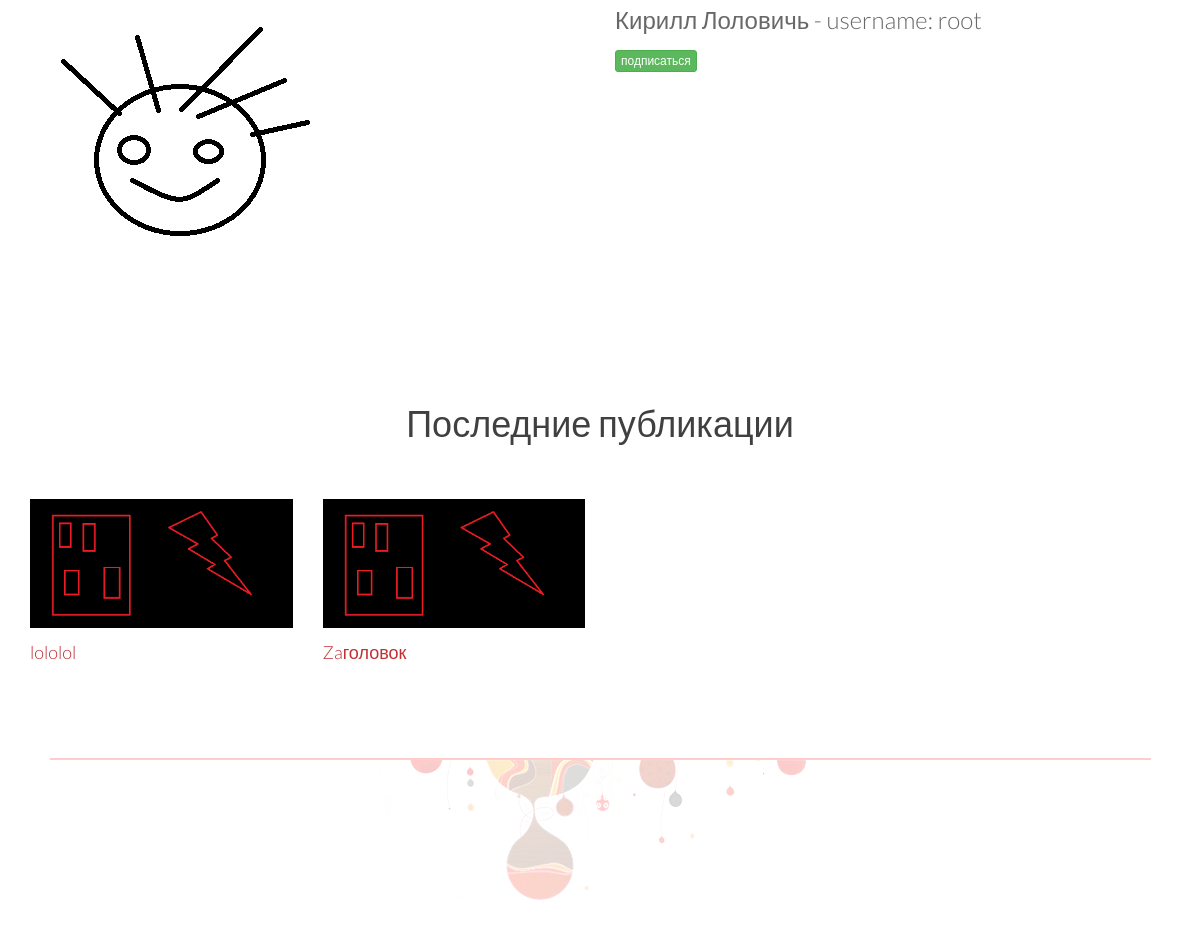
/user/user_profile/1 (signed in, middle part), run on an earlier commit of the app's database.
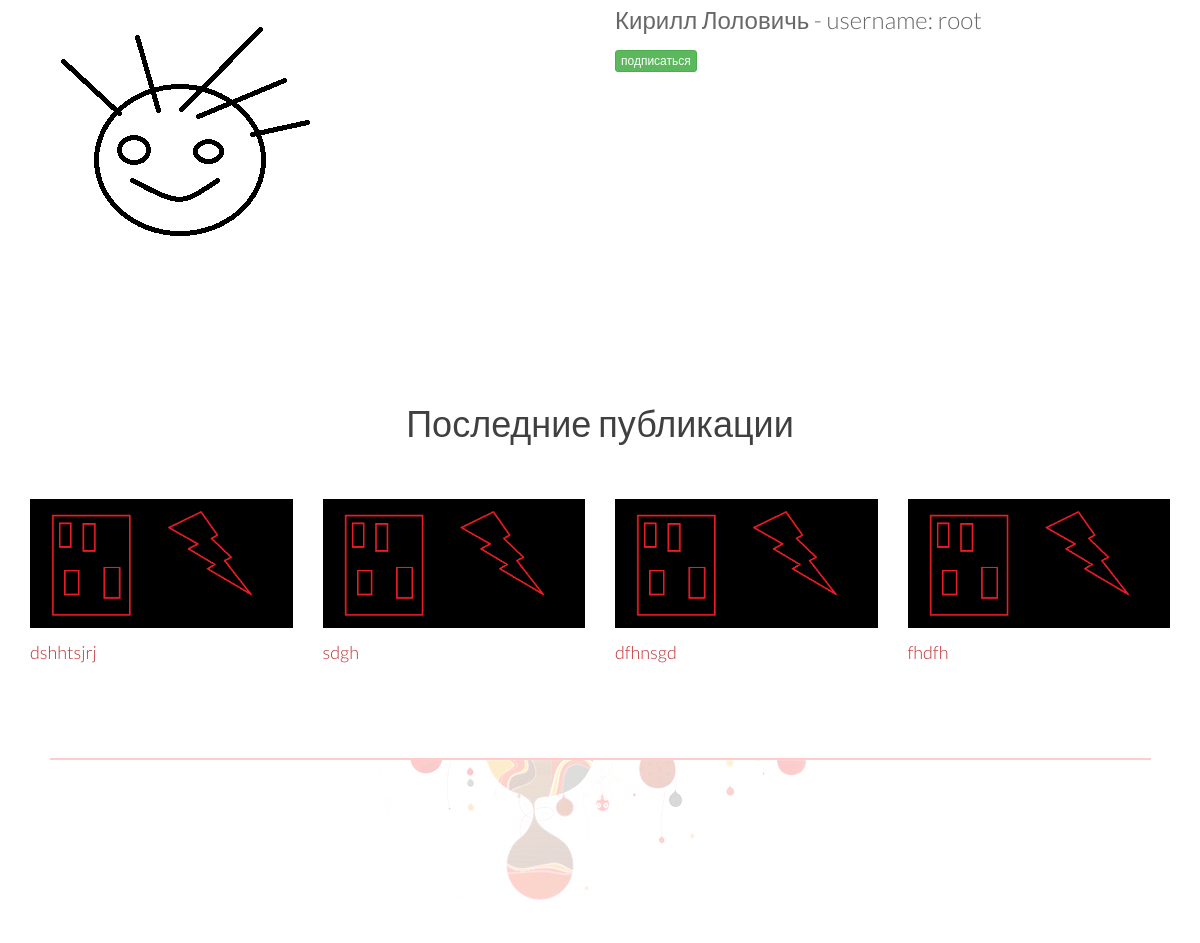
And on a later commit of the database.
### blog/models.py (models this page shows)
class UserPost(models.Model):
    title = models.CharField(
        max_length=64,
    )
    image = models.ImageField(
        upload_to='blogs_images',
        blank=True)
    content = models.TextField(
        blank=True,
    )
    created = models.DateTimeField(
        auto_now_add=True
    )
    like_count = models.DecimalField(
        max_digits=8,
        decimal_places=0,
        default=0
    )
    comment_count = models.DecimalField(
        max_digits=8,
        decimal_places=0,
        default=0
    )
    author = models.ForeignKey(
        User,
        on_delete=models.CASCADE
    )

### user_app/views.py (the view)
# urls.py: path('user_profile/<int:pk>', user_profile, name='user_profile'),
def user_profile(request, pk):
    title = 'профиль'
    user_info = get_object_or_404(User, pk=pk)
    last_post = UserPost.objects.filter(author=user_info).order_by('-created')[:4]
    sub_ = Subscription.objects.filter(author=user_info, subscriber=request.user)
    context = {
        'title': title,
        'user_info': user_info,
        'last_post': last_post,
        'sub_': sub_
    }
    return render(request, 'user/user-profile.html', context)

### main/context_processors.py (called while the page is built)
def info(request):
    info = ContactInfo.objects.first()
    return {
       'info': info,
    }

### user_app/templates/user/user-profile.html (shortened to what this page needs)
{% extends 'main/base.html' %}
{% load static %}
{% block head %}
{% include 'main/includes/head.html' %}
{% endblock %}
{% block content %}
    <section id="portfolio-information" class="padding-top">
        <div class="container">
            <div class="row">
                <div class="col-sm-6">
                    {% if user_info.avatar %}
                    <img src="{{ user_info.avatar.url }}" class="img-responsive" alt="">
                    {% endif %}
                </div>
                <div class="col-sm-6">
                    <div class="project-name overflow">
                        <h2 class="bold">{{ user_info.get_full_name }} - username: {{ user_info.username }}</h2>
                        <ul class="nav navbar-nav navbar-default">
                            <li>
                                <button id="{{ user_info.pk }}" url-sub="{% url 'user:author_sub' user_info.pk %}" type="button" class="btn btn-xs btn-success sub">
                                    {% if sub_ %}
                                    отписаться
                                    {% else %}
                                    подписаться
                                    {% endif %}
                                </button>
                            </li>
                        </ul>
                    </div>
                </div>
            </div>
        </div>
    </section>
    {% if last_post %}
    <section id="related-work" class="padding-top padding-bottom">
        <div class="container">
            <div class="row">
                <h1 class="title text-center">Последние публикации</h1>
                {% for post in last_post %}
                <div class="col-sm-3">
                    <div class="portfolio-wrapper">
                        <div class="portfolio-single">
                            <div class="portfolio-thumb">
                                {% if post.image %}
                                <img src="{{ post.image.url }}" class="img-responsive" alt="">
                                {% endif %}
                            </div>
                        </div>
                        <div class="portfolio-info ">
                            <h2><a href="{% url 'blog:post' post.pk %}">{{ post.title }}</a></h2>
                        </div>
                    </div>
                </div>
                {% endfor %}
            </div>
        </div>
    </section>
    {% endif %}
{% endblock %}

What changed in the data, as far as the page shows it:
no longer on this page (row unchanged): UserPost: image (picture), title "lololol"
no longer on this page (row unchanged): UserPost: image (picture), title "Zaголовок"
added UserPost: image (picture), title "dshhtsjrj"
added UserPost: image (picture), title "sdgh"
added UserPost: image (picture), title "dfhnsgd"
added UserPost: image (picture), title "fhdfh"
